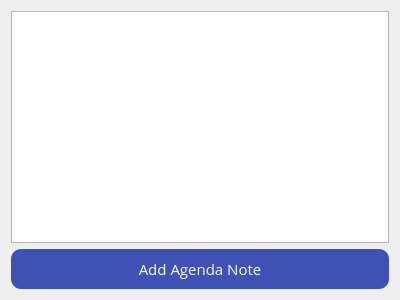
<?xml version="1.0" encoding="UTF-8"?>
<ui version="4.0">
 <class>Form</class>
 <widget class="QWidget" name="Form">
  <property name="geometry">
   <rect>
    <x>0</x>
    <y>0</y>
    <width>400</width>
    <height>300</height>
   </rect>
  </property>
  <property name="windowTitle">
   <string>Add Agenda Note</string>
  </property>
  <layout class="QGridLayout" name="gridLayout">
   <item row="0" column="0">
    <widget class="QTextEdit" name="textEdit"/>
   </item>
   <item row="1" column="0">
    <widget class="QPushButton" name="AddNote">
     <property name="sizePolicy">
      <sizepolicy hsizetype="Minimum" vsizetype="Expanding">
       <horstretch>0</horstretch>
       <verstretch>0</verstretch>
      </sizepolicy>
     </property>
     <property name="minimumSize">
      <size>
       <width>0</width>
       <height>0</height>
      </size>
     </property>
     <property name="maximumSize">
      <size>
       <width>16777215</width>
       <height>40</height>
      </size>
     </property>
     <property name="font">
      <font>
       <family>Open Sans</family>
       <pointsize>11</pointsize>
       <stylestrategy>PreferAntialias</stylestrategy>
      </font>
     </property>
     <property name="styleSheet">
      <string notr="true">background-color:rgb(63,81,181);
color: rgb(255, 255, 255);
border-radius:10;</string>
     </property>
     <property name="text">
      <string>Add Agenda Note</string>
     </property>
    </widget>
   </item>
  </layout>
 </widget>
 <resources/>
 <connections/>
</ui>
